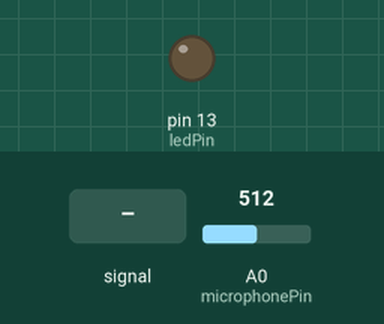
Simulated run of this sketch. Board: Arduino Uno, built with avr-gcc and run on an emulated ATmega328P. Parts: output pins drawn as LEDs (lit = HIGH). The inputs (shaded band) are chosen by the test bench; at power-on: A0 (microphonePin) = 512.

Above: at 1.2 s.
1.3 s: A0 (microphonePin) fed a 200 Hz sine of ±81 counts around its level
At 1.9 s:
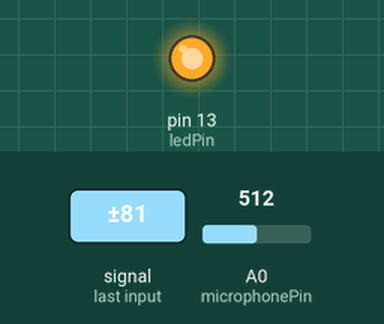
2.8 s: A0 (microphonePin) set to 716
At 5.4 s:
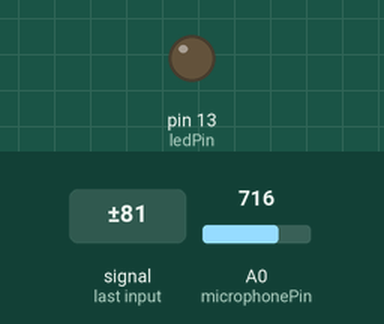
5.8 s: A0 (microphonePin) set to 742
At 6.5 s:
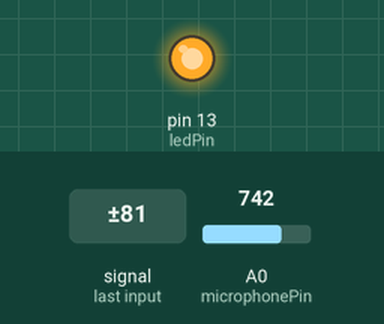
Timing chart, 0 to 10.3 s (numbered marks = the images above; inputs shaded):
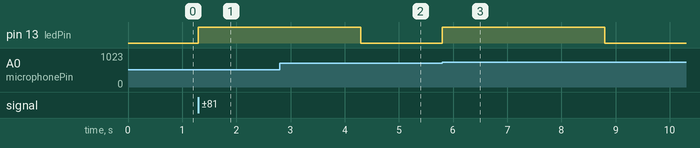

Measured:
- the behaviour switches between 726 and 727 on A0 (microphonePin) (found by bisection; images 2 and 3)
- after the input at 1.3 s, pin 13 (ledPin): LOW → HIGH at once
- after the input at 2.8 s, pin 13 (ledPin): HIGH → LOW after 1.5 s
- after the input at 5.8 s, pin 13 (ledPin): LOW → HIGH at once, → LOW 3.0 s later

The sketch:

clapForLedAdvanced.ino
```cpp
//global constants
#define noiseThreshold  10           // increasing it will make trigger less sensitive
#define microphonePin   A0           // analog  pin A0 is connected to microphone
#define ledPin          13           // digital pin 13 is connected to LED
#define ledTime          3           // LED will be lit for 3 seconds


// this runs only once on the startup
void setup() {
  // initialize desired ledPin as output
  pinMode(ledPin, OUTPUT);
}


// the loop runs over and over again forever
void loop() {
  static unsigned int maximumValue =     0;
  static unsigned int minimumValue = 65535;

  // read current value from the microphone
  unsigned int readValue = analogRead(microphonePin);

  // if read value is bigger/smaller than our current max/min then update our max/min
  if (readValue < minimumValue) {
    minimumValue = readValue;
  }
  if (readValue > maximumValue) {
    maximumValue = readValue;
  }

  // if the noise was too loud lit the light
  if ( (maximumValue - minimumValue) > noiseThreshold ) {
    digitalWrite(ledPin, HIGH);      // turn the LED on (HIGH is the voltage level)
    delay(ledTime * 1000);           // wait for predefined time
    digitalWrite(ledPin, LOW );      // turn the LED off by making the voltage LOW

    maximumValue =     0;            // set maximum to lowest value possible
    minimumValue = 65535;            // set minimum to highest value possible
  }
}
```
